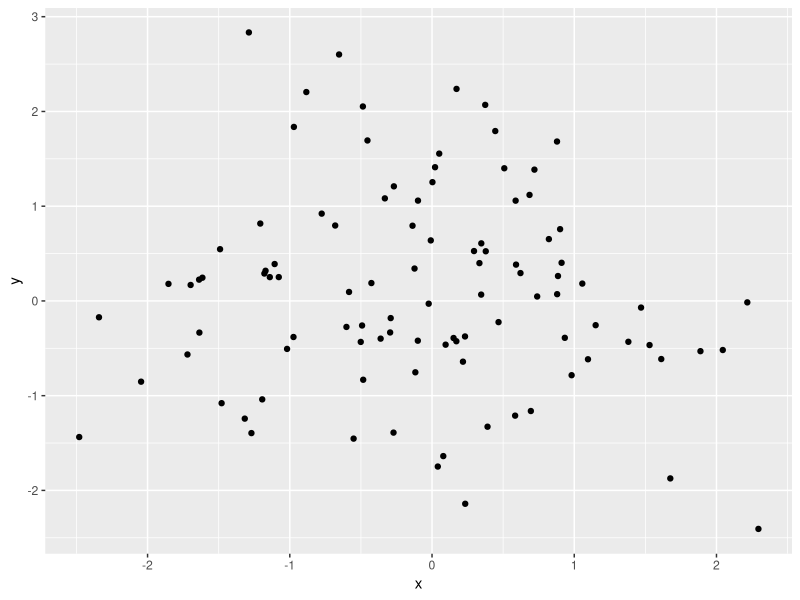

Reproduce this figure in R.
## ---- chunk 1
## Loading packages

library(ggplot2)

## ---- chunk 2
## test Scatterplot

df <- data.frame(x=rnorm(100), y=rnorm(100))
ggplot(df,aes(x=x,y=y))+geom_point()

